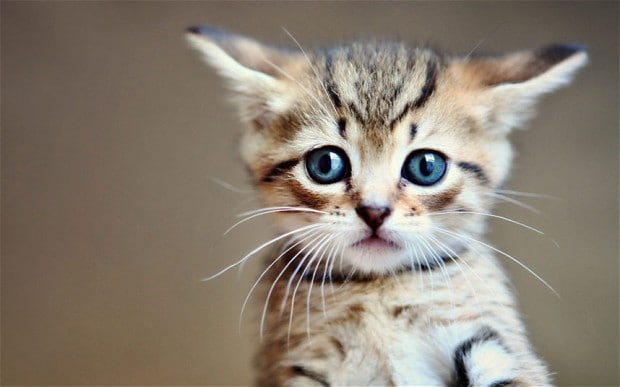
%> input picture recipes/faculty-recipes/applied-math-calculus-course/inputs/Claude_RisingScholars/AM50/Topic2_Imaging/Lecture 8/cat.jpg, 620 x 387 px
$ octave realimage.m   (GNU Octave 9; MATLAB toolbox functions it lacks are replaced by stand-ins)
%> lines starting %> are read from the running program, lines starting %| are printed output that depends on the picture
clear all;
close all;

I = imread('cat.jpg');
%> I is the input picture: size 387x620x3 uint8; mean R, G, B 137.7, 127.2, 114.2

Idouble = im2double(I);

Ibw = rgb2gray(Idouble);
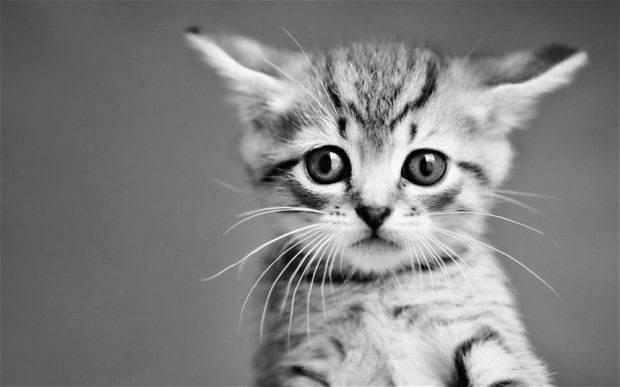
%> Ibw: size 387x620 double; min 0.000894, max 0.997, mean 0.505

imshow(Ibw)
title('black and white cat')

Icrop = Ibw(60:300, 200:500);
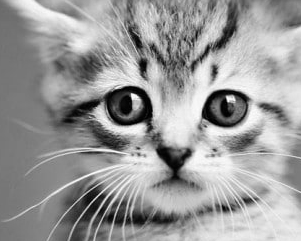
%> Icrop: size 241x301 double; min 0.00224, max 0.997, mean 0.605
imshow(Icrop)
